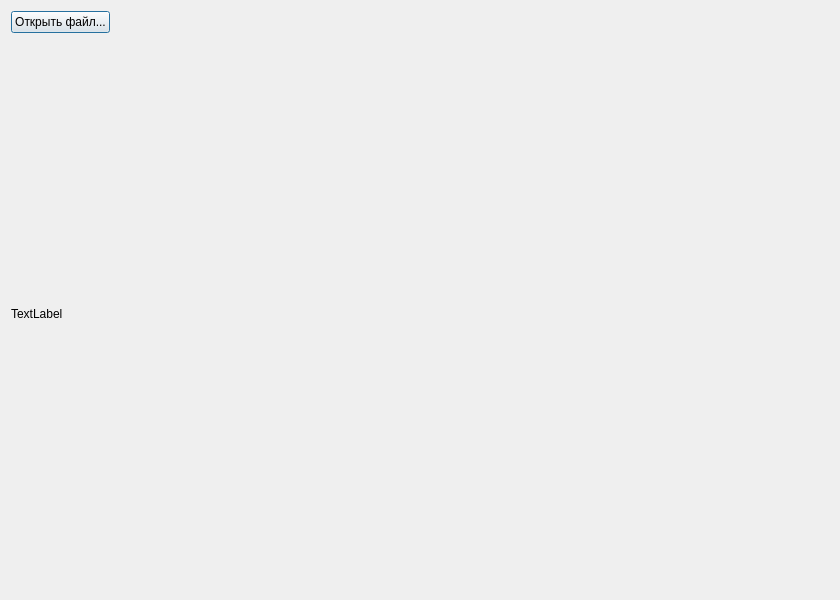
<?xml version="1.0" encoding="UTF-8"?>
<ui version="4.0">
 <class>ImageView</class>
 <widget class="QDialog" name="ImageView">
  <property name="geometry">
   <rect>
    <x>0</x>
    <y>0</y>
    <width>840</width>
    <height>600</height>
   </rect>
  </property>
  <property name="windowTitle">
   <string>ImageView</string>
  </property>
  <layout class="QVBoxLayout" name="verticalLayout">
   <item>
    <layout class="QHBoxLayout" name="horizontalLayout">
     <item>
      <widget class="QPushButton" name="fileOpenButton">
       <property name="text">
        <string>Открыть файл...</string>
       </property>
      </widget>
     </item>
     <item>
      <spacer name="horizontalSpacer">
       <property name="orientation">
        <enum>Qt::Horizontal</enum>
       </property>
       <property name="sizeHint" stdset="0">
        <size>
         <width>40</width>
         <height>20</height>
        </size>
       </property>
      </spacer>
     </item>
    </layout>
   </item>
   <item>
    <widget class="QLabel" name="label">
     <property name="sizePolicy">
      <sizepolicy hsizetype="Preferred" vsizetype="Preferred">
       <horstretch>0</horstretch>
       <verstretch>1</verstretch>
      </sizepolicy>
     </property>
     <property name="text">
      <string>TextLabel</string>
     </property>
    </widget>
   </item>
  </layout>
  <action name="actionOpen_File">
   <property name="text">
    <string>Открыть файл</string>
   </property>
   <property name="shortcut">
    <string>Alt+O</string>
   </property>
  </action>
 </widget>
 <resources/>
 <connections>
  <connection>
   <sender>fileOpenButton</sender>
   <signal>clicked()</signal>
   <receiver>actionOpen_File</receiver>
   <slot>trigger()</slot>
   <hints>
    <hint type="sourcelabel">
     <x>57</x>
     <y>21</y>
    </hint>
    <hint type="destinationlabel">
     <x>-1</x>
     <y>-1</y>
    </hint>
   </hints>
  </connection>
 </connections>
</ui>
